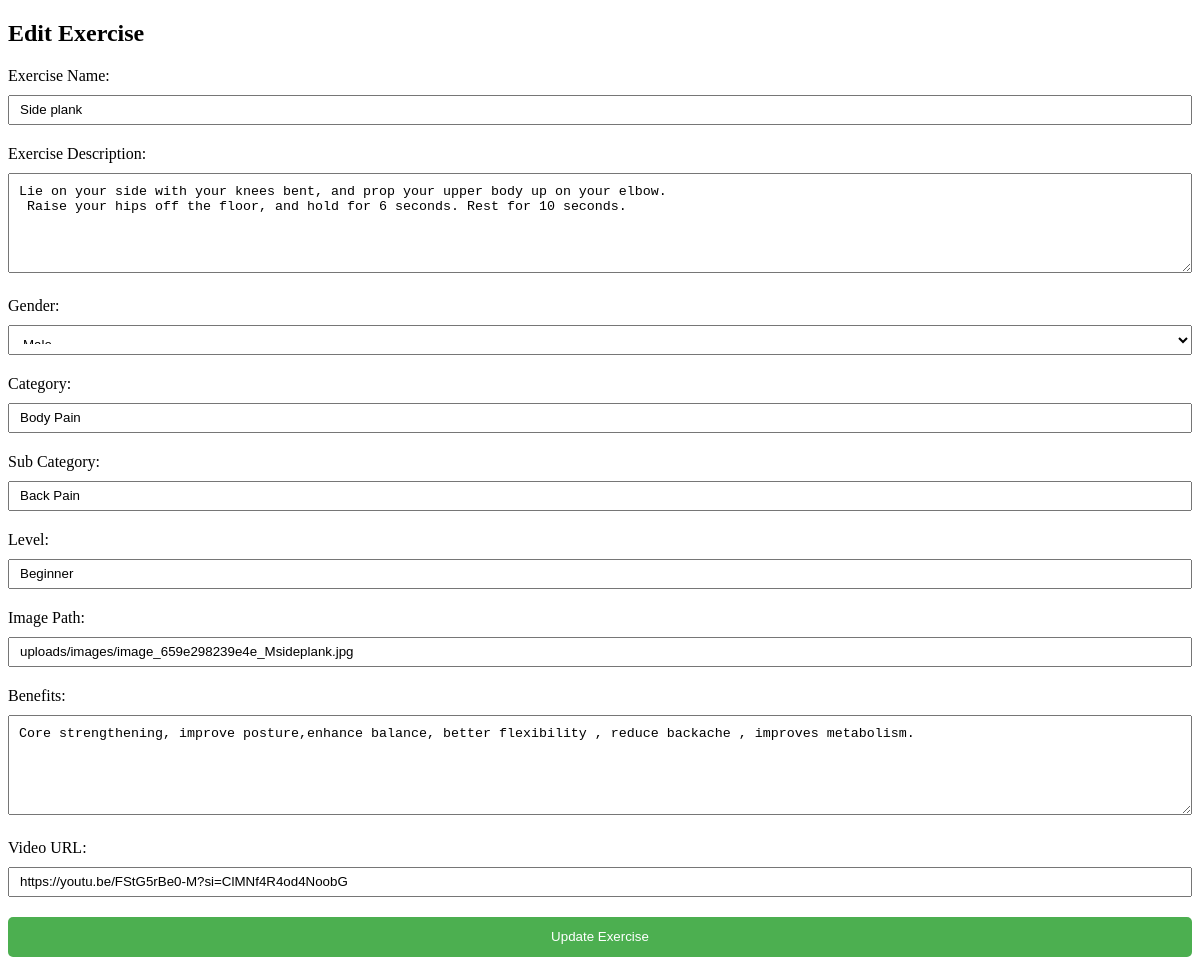
Screenshot of /admin/editexercise.php?id=8 with the database file from the repository.
### tables this page shows
CREATE TABLE `exercises` (
  `id` int(11) NOT NULL,
  `exerciseName` varchar(255) NOT NULL,
  `exerciseDescription` text NOT NULL,
  `gender` varchar(50) NOT NULL,
  `category` varchar(50) NOT NULL,
  `subCategory` varchar(50) NOT NULL,
  `level` varchar(50) NOT NULL,
  `imagePath` varchar(255) DEFAULT NULL,
  `benefits` text DEFAULT NULL,
  `video_url` varchar(255) DEFAULT NULL
);

### admin/editexercise.php (the view, shortened to what this page needs)
<?php
include_once($_SERVER['DOCUMENT_ROOT'].'/sgpproject/sgpproject/conn.php');
$exerciseId = $_GET['id'];
$sql = "SELECT * FROM exercises WHERE id = '$exerciseId'";
$result = $con->query($sql);
if ($result->num_rows > 0) {
    $exerciseData = $result->fetch_assoc();
} else {
    echo "Exercise not found";
    exit;
}
?>
<!DOCTYPE html>
<html>
<head>
</head>
<body>
    <h2>Edit Exercise</h2>
    <form action="" method="post">
        <label for="exerciseName">Exercise Name:</label>
        <input type="text" id="exerciseName" name="exerciseName" value="<?php echo $exerciseData['exerciseName']; ?>" required>
        <label for="exerciseDescription">Exercise Description:</label>
        <textarea id="exerciseDescription" name="exerciseDescription" required><?php echo $exerciseData['exerciseDescription']; ?></textarea>
        <label for="gender">Gender:</label>
        <select id="gender" name="gender" required>
            <option value="<?php echo $exerciseData['gender']; ?>"><?php echo $exerciseData['gender']; ?></option>
        </select>
        <label for="category">Category:</label>
        <input type="text" id="category" name="category" value="<?php echo $exerciseData['category']; ?>" required>
        <label for="subCategory">Sub Category:</label>
        <input type="text" id="subCategory" name="subCategory" value="<?php echo $exerciseData['subCategory']; ?>" required>
        <label for="level">Level:</label>
        <input type="text" id="level" name="level" value="<?php echo $exerciseData['level']; ?>" required>
        <label for="imagePath">Image Path:</label>
        <input type="text" id="imagePath" name="imagePath" value="<?php echo $exerciseData['imagePath']; ?>" required>
        <label for="benefits">Benefits:</label>
        <textarea id="benefits" name="benefits" required><?php echo $exerciseData['benefits']; ?></textarea>
        <label for="videoUrl">Video URL:</label>
        <input type="text" id="videoUrl" name="videoUrl" value="<?php echo $exerciseData['video_url']; ?>" required>
        <button type="submit">Update Exercise</button>
    </form>
</body>
</html>

### admin/editexercise.php (style rules this page uses)
label { display: block; margin-bottom: 10px; }
input, textarea, select { width: 100%; height: 30px; margin-bottom: 20px; padding: 10px; box-sizing: border-box; }
textarea { height: 100px; }
button[type="submit"] { width: 100%; height: 40px; background-color: #4CAF50; color: #fff; padding: 10px; border: none; border-radius: 5px; cursor: pointer; }

### rows the page displays
exercises: exerciseName "Side plank", exerciseDescription "Lie on your side with your knees bent, and prop your upper body up on your elbow. Raise your hips off the floor, and hold for 6 seconds. Rest for 10 seconds.", gender "Male", category "Body Pain", subCategory "Back Pain", level "Beginner", imagePath "uploads/images/image_659e298239e4e_Msideplank.jpg", benefits "Core strengthening, improve posture,enhance balance, better flexibility , reduce backache , improves metabolism.", videoUrl "https://youtu.be/FStG5rBe0-M?si=ClMNf4R4od4NoobG"
